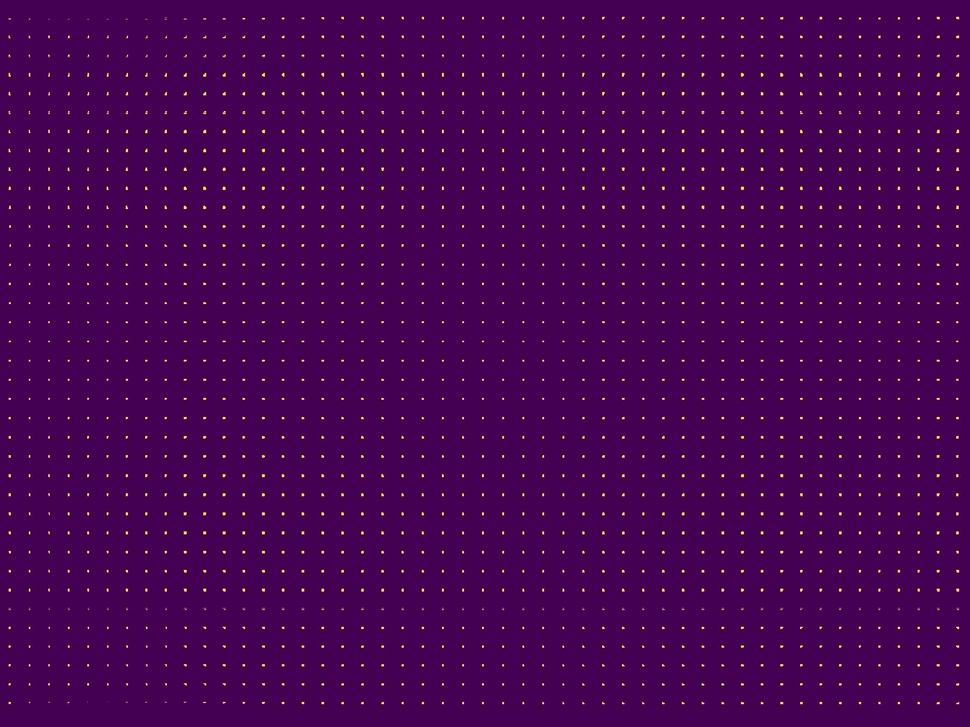
#> input picture Intersection_local_area_03/mesh_Arrays.jpeg, 970 x 727 px, shrunk from 2592 x 1944 before the run
$ jupyter execute --allow-errors Untitled.ipynb
#> lines starting #> are read from the running program, lines starting #| are printed output that depends on the picture; after the words box and inside, x2 and y2 are one past the last pixel; in counts of white or black regions, pixels touching at a corner belong together
[cell 1]
import numpy as np
import pandas as pd
import matplotlib.pyplot as plt
import cv2

[cell 2]
img = cv2.imread("mesh_Arrays.jpeg")
#> img is the input picture: shape (727, 970, 3); mean B, G, R 82.5, 4, 70.4
k_size = (10,10)
blur = cv2.blur(img , k_size)
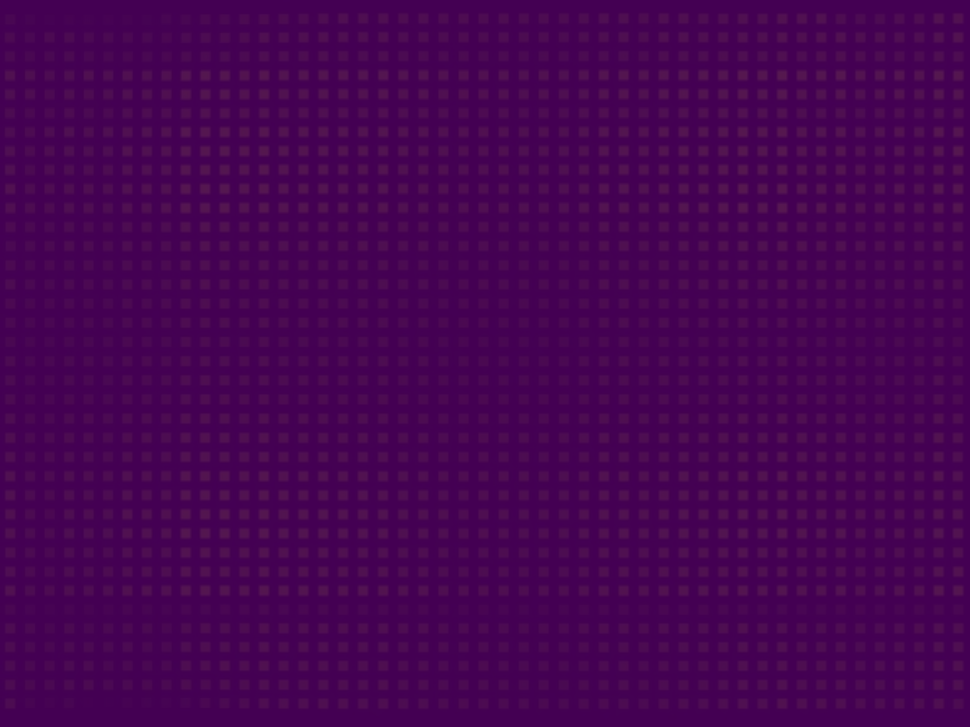
#> blur: shape (727, 970, 3); mean B, G, R 82.5, 4, 70.5
img_gray = cv2.cvtColor(blur , cv2.COLOR_BGR2GRAY)
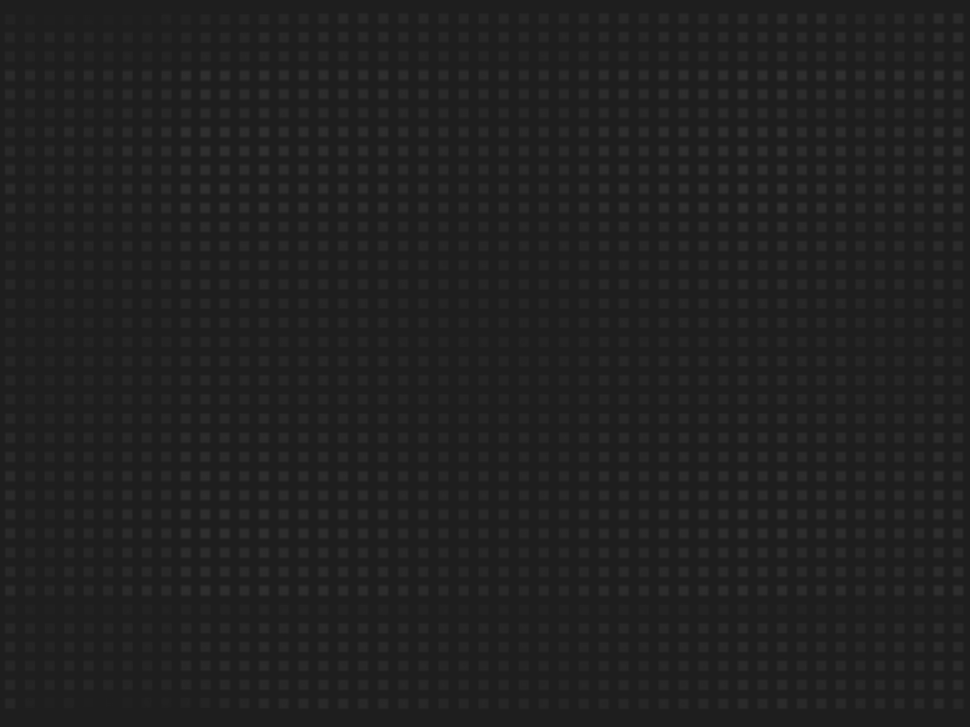
#> img_gray: shape (727, 970); min 29, max 49, mean 32.8


plt.figure(1)
plt.imshow(img_gray)
plt.show()

[cell 3]
type(img_gray)

From now on ı want to filter my mash array respect to intensity

[cell 4]
Intensity_filter = (img_gray > 100)
#> Intensity_filter: shape (727, 970) bool; every value is 0
print(np.transpose(np.where(Intensity_filter)))

[cell 5]
np.max(img_gray)
#> Out = 49

[cell 6]
Fılter_Position = np.transpose(np.where(Intensity_filter))
#> Fılter_Position = empty array
points = Fılter_Position.copy()
#> points = empty array

[cell 7]
Fılter_Position = list(Fılter_Position)
#> Fılter_Position = []

$ run again, with Intersection_local_area_03/blank_img.jpeg copied over Intersection_local_area_03/mesh_Arrays.jpeg
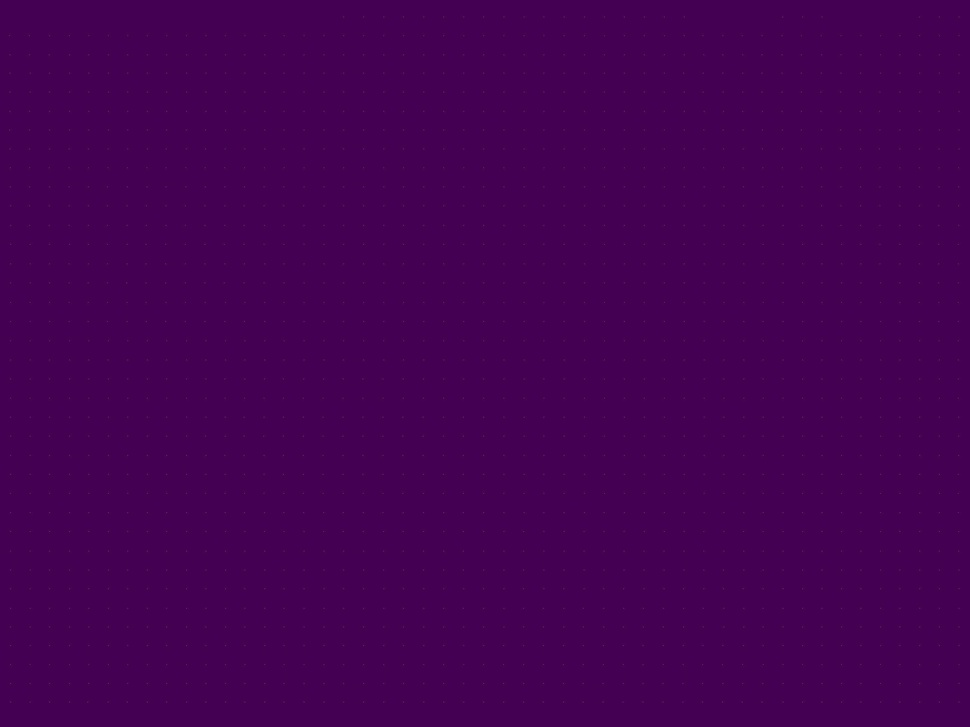
#> input picture Intersection_local_area_03/blank_img.jpeg, 970 x 727 px, shrunk from 2592 x 1944 before the run
#> img is the input picture: shape (727, 970, 3); mean B, G, R 82.9, 0.3, 68.1
#> `img_gray = cv2.cvtColor(blur , cv2.COLOR_BGR2GRAY)`:
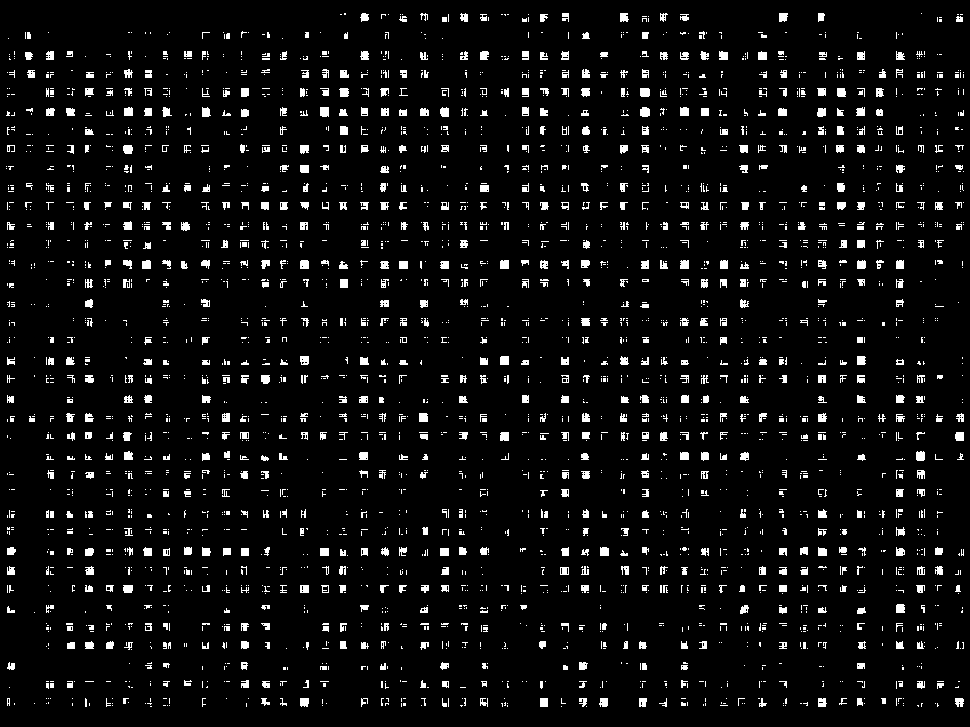
#> img_gray: shape (727, 970); values 30 (black) and 31 (white), 5.7% white; 3336 white regions (2636 under 20 px), largest, box (x1, y1, x2, y2) and area: (640, 107, 650, 117) 88, (640, 88, 650, 97) 87, (320, 107, 329, 117) 87
#> Intensity_filter: shape (727, 970) bool; every value is 0
#> Out = 31
#> `Fılter_Position = np.transpose(np.where(Intensity_filter))`: Fılter_Position = empty array
#> `Fılter_Position = list(Fılter_Position)`: Fılter_Position = []
